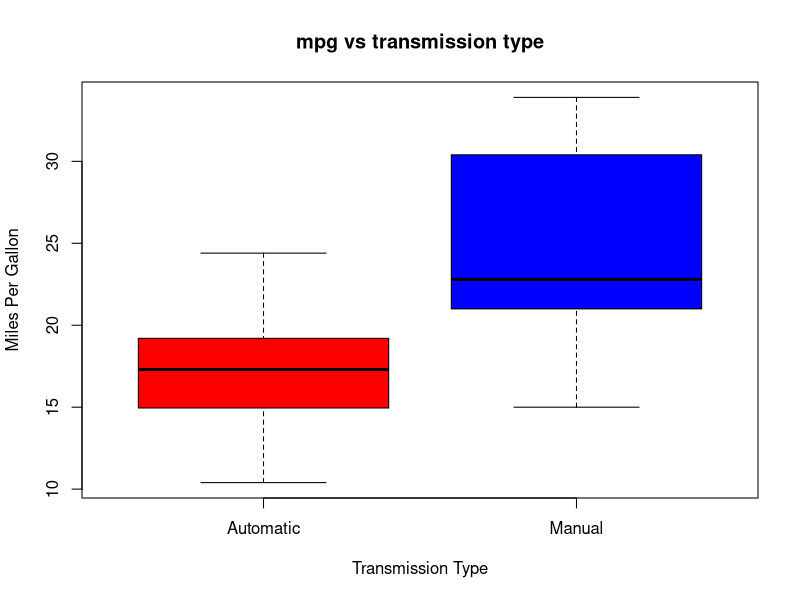
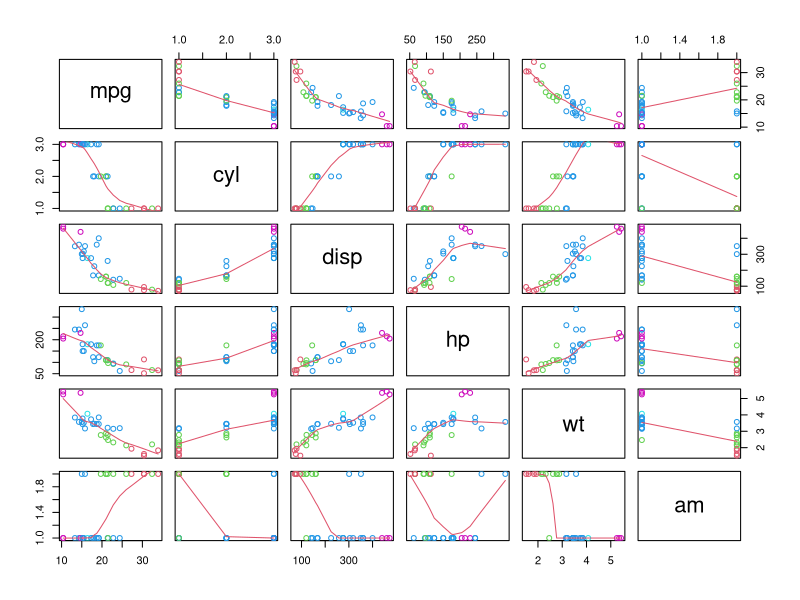
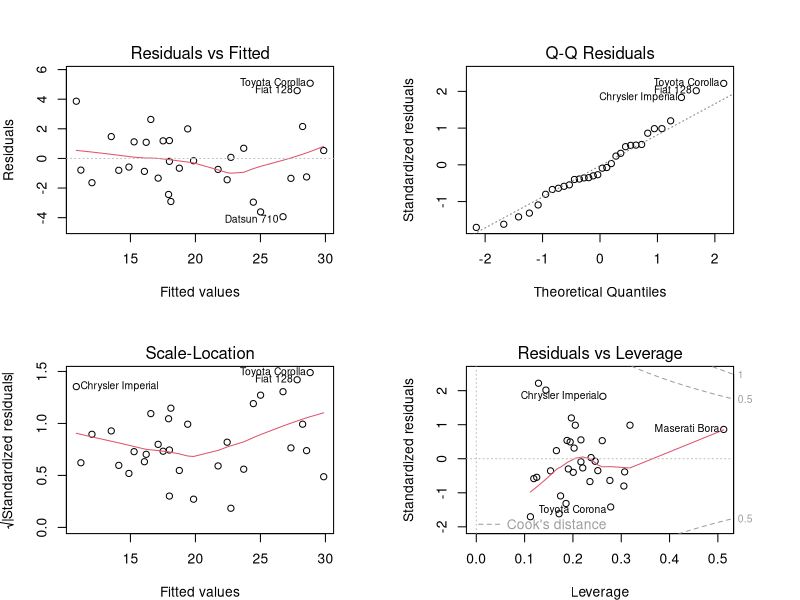

The R script that drew these images, in order:
## ---- chunk 1
knitr::opts_chunk$set(echo = TRUE)
## ---- chunk 2
library(ggplot2)
data(mtcars)
head(mtcars)
## ---- chunk 3
mtcars$cyl <- factor(mtcars$cyl)
mtcars$am <- factor(mtcars$am,labels=c("Automatic","Manual"))
## ---- chunk 4
aggregate(mpg~am, data = mtcars, mean)
## ---- chunk 5
auto <- mtcars[mtcars$am == "Automatic",]
manual <- mtcars[mtcars$am == "Manual",]
## ---- chunk 6
t.test(auto$mpg,manual$mpg)
## ---- chunk 7
## perform initial lm fit for mpg~am
fit1 <- lm(mpg ~ am, data = mtcars)
summary(fit1)
## ---- chunk 8
## perform fit2 by adding other variables
fit2 <- lm(mpg ~ am + cyl + disp, data = mtcars)
## ---- chunk 9
## perform fit3 by adding more variables
fit3 <- lm(mpg ~ am + cyl + disp + hp + wt, data = mtcars)
## ---- chunk 10
#$Analysis of Variance
anova(fit1, fit2, fit3)
## ---- chunk 11
summary(fit3)
## ---- chunk 12
boxplot(mpg ~ am, data = mtcars, ylab = "Miles Per Gallon",
        xlab = "Transmission Type", main = "mpg vs transmission type",
        col = (c("red","blue")))
## ---- chunk 13
#Pairs plot
mtcars_vars <- mtcars[, c(1,2,3,4,6,9)]
par(mar = c(1,1,1,1))
pairs(mtcars_vars, panel = panel.smooth, col = mtcars$wt + 1)
## ---- chunk 14
##residual plot
par(mar = c(4,4,4,4))
par(mfrow=c(2,2))
plot(fit3)
